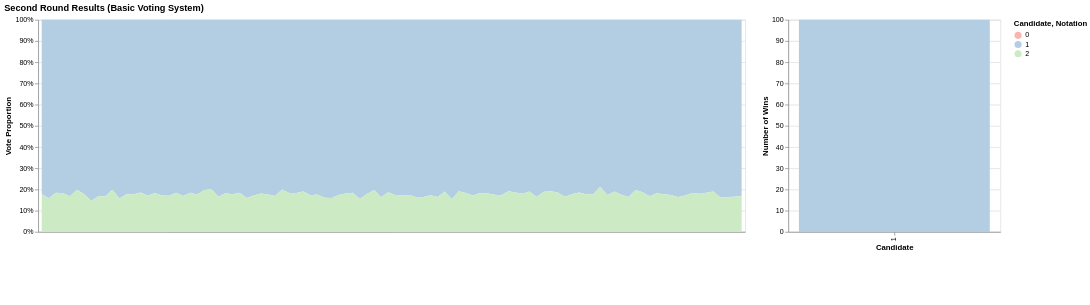

Write notebook code for a chart like this one.
### Code cell
# charts voting results
votes_chart = (
    alt.Chart(df_votes)
    .mark_area(opacity=0.85)
    .encode(
        x=alt.X('simulation_number:N',
                axis=alt.Axis(labels=False, ticks=False, title=None)),  # pas de labels/ticks
        y=alt.Y('proportion:Q', stack='center',
                title='Vote Proportion', axis=alt.Axis(format='.0%')),
        color=alt.Color('candidate_id:N',
                        scale=color_scale,
                        legend=alt.Legend(title='Candidate')),
        opacity=alt.condition(candidate_select, alt.value(1), alt.value(0.2)),
        tooltip=[
            alt.Tooltip('candidate_id:N', title='Candidate'),
            alt.Tooltip('proportion:Q', title='Proportion', format='.1%'),
            alt.Tooltip('mean_dissatisfaction:Q', title='Mean Dissatisfaction', format='.2f'),
            alt.Tooltip('simulation_number:N', title='Simulation')
        ]
    )
    .add_params(highlight, candidate_select)
    .properties(width=1000, height=300)
)

# Identify winners
winners = df_votes.loc[df_votes.groupby("simulation_number")["proportion"].idxmax()]

# summary of wins and dissatisfaction
df_wins = (
    winners.groupby("candidate_id")
    .agg(
        wins=("candidate_id", "count"),
        avg_dissatisfaction=("mean_dissatisfaction", "mean")
    )
    .reset_index()
)

# Histogram of winners (same colors)
hist = (
    alt.Chart(df_wins)
    .mark_bar()
    .encode(
        x=alt.X("candidate_id:N", title="Candidate", sort="-y"),
        y=alt.Y("wins:Q", title="Number of Wins"),
        color=alt.Color("candidate_id:N",
                        scale=color_scale,
                        legend=None),  # évite double légende
        opacity=alt.condition(candidate_select, alt.value(1), alt.value(0.2)),
        tooltip=[
            alt.Tooltip("candidate_id:N", title="Candidate"),
            alt.Tooltip("wins:Q", title="Wins"),
            alt.Tooltip("avg_dissatisfaction:Q", title="Avg Dissatisfaction", format=".2f")
        ]
    )
    .add_params(highlight, candidate_select)
    .properties(width=300, height=300)
)

# create a dummy column for the legend of simulations
df_wins["unit"] = "— = one simulation"
legend_dash = (
    alt.Chart(df_wins)
    .mark_point(size=100, filled=True)
    .encode(color=alt.Color("unit:N", legend=alt.Legend(title="Notation")))
    .properties(width=50, height=50)
)

# combine the charts
combined_chart = (
    (votes_chart | hist) & legend_dash
).properties(
    title=f"Second Round Results ({voting_system.capitalize()} Voting System)"
)

combined_chart

### Figure 1 — Vega-Lite specification as saved in the notebook (floating-point values rounded to 4 significant figures; data arrays with more than 128 entries replaced by an {"elided": "..."} marker saying what was removed)
{"config": {"view": {"continuousWidth": 300, "continuousHeight": 300}}, "vconcat": [{"hconcat": [{"data": {"name": "data-f555c268dfe477da2b5a3d067d170740"}, "mark": {"type": "area", "opacity": 0.85}, "encoding": {"color": {"field": "candidate_id", "legend": {"title": "Candidate"}, "scale": {"domain": [0.0, 1.0, 2.0], "scheme": "pastel1"}, "type": "nominal"}, "opacity": {"condition": {"param": "param_4", "value": 1, "empty": true}, "value": 0.2}, "tooltip": [{"field": "candidate_id", "title": "Candidate", "type": "nominal"}, {"field": "proportion", "format": ".1%", "title": "Proportion", "type": "quantitative"}, {"field": "mean_dissatisfaction", "format": ".2f", "title": "Mean Dissatisfaction", "type": "quantitative"}, {"field": "simulation_number", "title": "Simulation", "type": "nominal"}], "x": {"axis": {"labels": false, "ticks": false, "title": null}, "field": "simulation_number", "type": "nominal"}, "y": {"axis": {"format": ".0%"}, "field": "proportion", "stack": "center", "title": "Vote Proportion", "type": "quantitative"}}, "height": 300, "name": "view_5", "width": 1000}, {"data": {"name": "data-b7b27a883a43d9ccb80ef1c35186f082"}, "mark": {"type": "bar"}, "encoding": {"color": {"field": "candidate_id", "legend": null, "scale": {"domain": [0.0, 1.0, 2.0], "scheme": "pastel1"}, "type": "nominal"}, "opacity": {"condition": {"param": "param_4", "value": 1, "empty": true}, "value": 0.2}, "tooltip": [{"field": "candidate_id", "title": "Candidate", "type": "nominal"}, {"field": "wins", "title": "Wins", "type": "quantitative"}, {"field": "avg_dissatisfaction", "format": ".2f", "title": "Avg Dissatisfaction", "type": "quantitative"}], "x": {"field": "candidate_id", "sort": "-y", "title": "Candidate", "type": "nominal"}, "y": {"field": "wins", "title": "Number of Wins", "type": "quantitative"}}, "height": 300, "name": "view_6", "width": 300}]}, {"data": {"name": "data-b7b27a883a43d9ccb80ef1c35186f082"}, "mark": {"type": "point", "filled": true, "size": 100}, "encoding": {"color": {"field": "unit", "legend": {"title": "Notation"}, "type": "nominal"}}, "height": 50, "width": 50}], "params": [{"name": "param_3", "select": {"type": "point", "fields": ["candidate_id"], "on": "mouseover"}, "views": ["view_5", "view_6"]}, {"name": "param_4", "select": {"type": "point", "fields": ["candidate_id"]}, "bind": "legend", "views": ["view_5", "view_6"]}], "title": "Second Round Results (Basic Voting System)", "$schema": "https://vega.github.io/schema/vega-lite/v5.20.1.json", "datasets": {"data-f555c268dfe477da2b5a3d067d170740": {"elided": "200 records"}, "data-b7b27a883a43d9ccb80ef1c35186f082": [{"candidate_id": 1, "wins": 100, "avg_dissatisfaction": 4.236, "unit": "— = one simulation"}]}}
